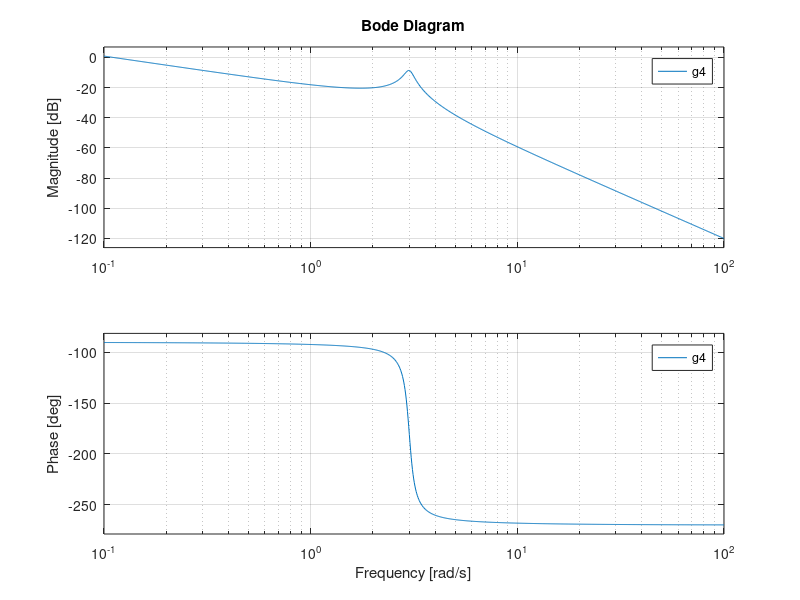
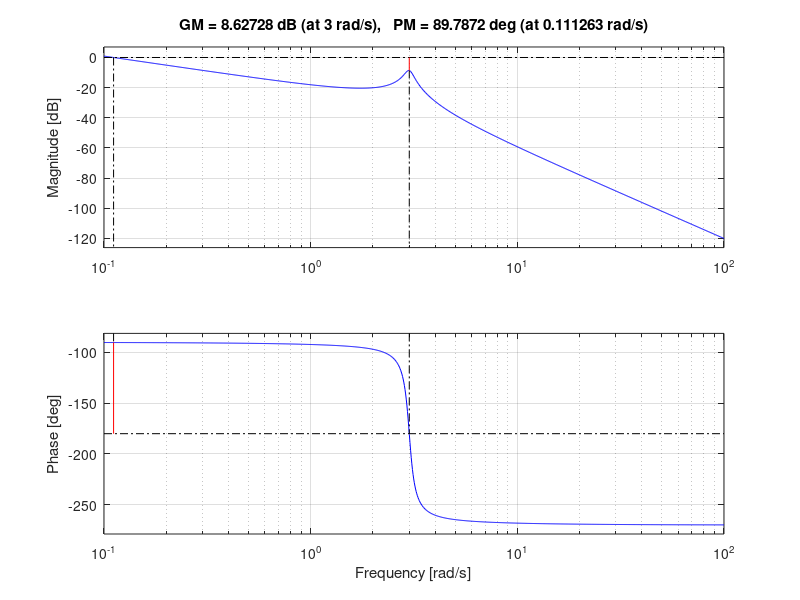
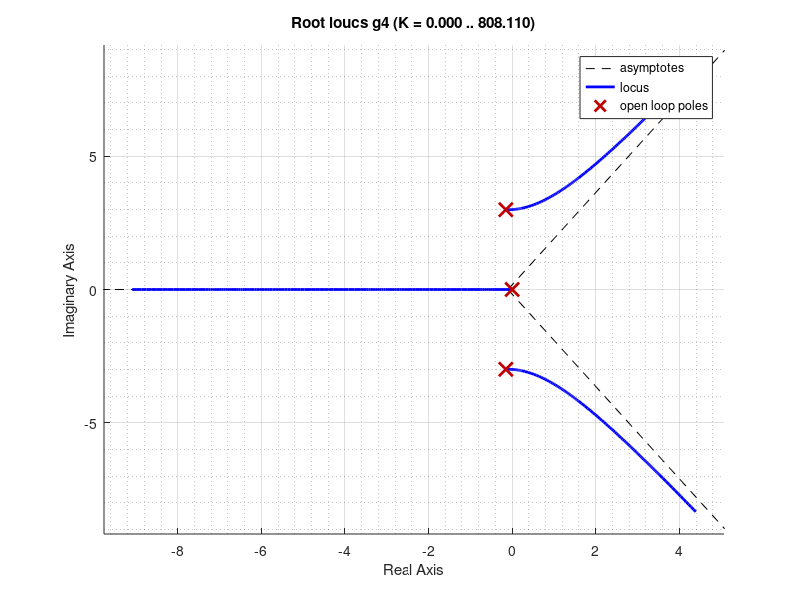
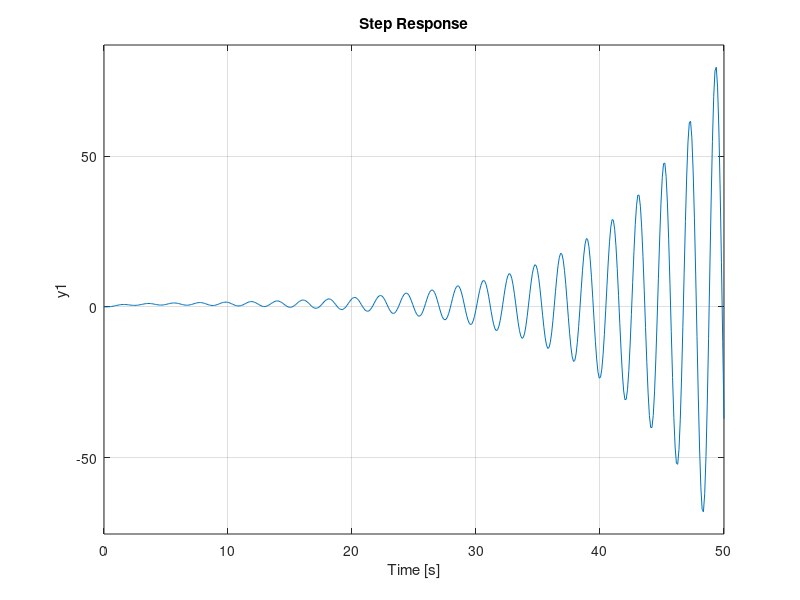

Recreate these plots in MATLAB, in order.
close all;
clear;


% num1 = [ 1 ];
% den1 = [ 1 10 ];
% 
% g1 = tf( num1, den1 );
% 
% fiq1a = figure( 'WindowStyle', 'Docked' );
%     hold on; grid on; grid minor;
% 
%     bode( g1 );
%     
% fiq1b = figure( 'WindowStyle', 'Docked' );
%     hold on; grid on; grid minor;
%     
%     margin( g1 );
%     
%     
% fiq1c = figure( 'WindowStyle', 'Docked' );
%     hold on; grid on; grid minor;
%         
%     rlocus( g1 );
%     
%     
%     
%     
%     
% num2 = [ 1 10 ];
% den2 = [ 1 100 ];
% 
% g2 = tf( num2, den2 );
%     
% fiq2a = figure( 'WindowStyle', 'Docked' );
%     hold on; grid on; grid minor;
%     
%     bode( g2 );
% 
%     
% fiq2b = figure( 'WindowStyle', 'Docked' );
%     hold on; grid on; grid minor;
%     
%     margin( g2 );
%     
% fiq2c = figure( 'WindowStyle', 'Docked' );
%     hold on; grid on; grid minor;
%     
%     rlocus( g2 );
%     
%     
%     
%     
%     
%     
% num3 = [ 1 ];
% den3 = [ 1 9 26 24 ];
% 
% g3 = tf( num3, den3 );   
% 
% sys_cl_1 = feedback( 100*g3, 1 );
% sys_cl_2 = feedback( 250*g3, 1 );
%     
% fiq3a = figure( 'WindowStyle', 'Docked' );
%     hold on; grid on; grid minor;
%     
%     bode( g3 );    
%     
% fiq3b = figure( 'WindowStyle', 'Docked' );
%     hold on; grid on; grid minor;
%     
%     margin( g3 );
%     
% fiq3c = figure( 'WindowStyle', 'Docked' );
%     hold on; grid on; grid minor;
%     
%     rlocus( g3 );
%     
% fig3d = figure( 'WindowStyle', 'Docked' );
%     hold on; grid on; grid minor;
%     
%     subplot( 2, 1, 1 );
%         step( sys_cl_1 );
%         
%     subplot( 2, 1, 2 );
%         step( sys_cl_2 );
%     
% 
%     
    
    
    
num4 = [ 1 ];
den4 = [ 1 0.3 9 0 ];

g4 = tf( num4, den4 );

sys_cl_41 = feedback( 2*g4, 1 );
sys_cl_42 = feedback( 5*g4, 1 );




fiq4a = figure( 'WindowStyle', 'Docked' );
    hold on; grid on; grid minor;

    bode( g4 );
   
fiq4b = figure( 'WindowStyle', 'Docked' );
    hold on; grid on; grid minor;

    margin( g4 );
    
fiq4c = figure( 'WindowStyle', 'Docked' );
    hold on; grid on; grid minor;

    rlocus( g4 );
    
fiq4d = figure( 'WindowStyle', 'Docked' );
    hold on; grid on; grid minor;

    subplot( 2, 1, 1 );
        step( sys_cl_41 );
        
    subplot( 2, 1, 2 );
        step( sys_cl_42 );
       
        
fiq4e = figure( 'WindowStyle', 'Docked' );
    hold on; grid on; grid minor;
    title( 'Unity fb system4 fed with sin(3t)');
    
    t1 = 0:0.01:40;
    t2 = 0:0.01:200;
    
    r1 = sin( 3 * t1 );
    r2 = sin( 0.111 * t2 );
    
    s_cl = feedback( g4, 1 );
    
    subplot( 2, 1, 1 );
        lsim( s_cl, r1, t1 );
        title( 'Unity fb system4 fed with sin(3t)');
    
    subplot( 2, 1, 2 );
        lsim( s_cl, r2, t2 );
        title( 'Unity fb system4 fed with sin(0.111t)');
    
    
    
    
    
    
    
    
    
    
    
    
    
    
    
    
    
    
    
    
    
    